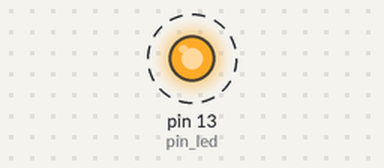
Bench run of a sketch on a simulated Arduino Uno, built with avr-gcc and run on an emulated ATmega328P. Shown: output pins drawn as LEDs (lit = HIGH). Dashed ring = blinking.

Above: at 0.2 s.
Timing chart, 0 to 3.0 s (numbered marks = the images above):
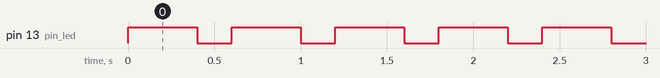

Measured:
- by itself, pin 13 (pin_led): alternates HIGH for 0.40 s and LOW for 0.20 s

The sketch:

ue0-2.ino
```cpp
// ##### Aufgabe 0.0 #####
// Digital I/O / Blinking LED
// Board connection pin of the LED
// ANODE (+) -> "longer leg" of the LED

uint8_t pin_led = 13;	//Nr. des ext. Pins
bool ledState = LOW;	//Zustandsvariable

// ################################################################################


void toggle_ledstate() {
  ledState = !ledState;
}


void setup () {
  pinMode(pin_led, OUTPUT);
  digitalWrite(pin_led, ledState);
}

void loop() {
  toggle_ledstate();
  digitalWrite(pin_led, ledState);
  delay(400);
  toggle_ledstate();
  digitalWrite(pin_led, ledState);
  delay(200);
}
```
